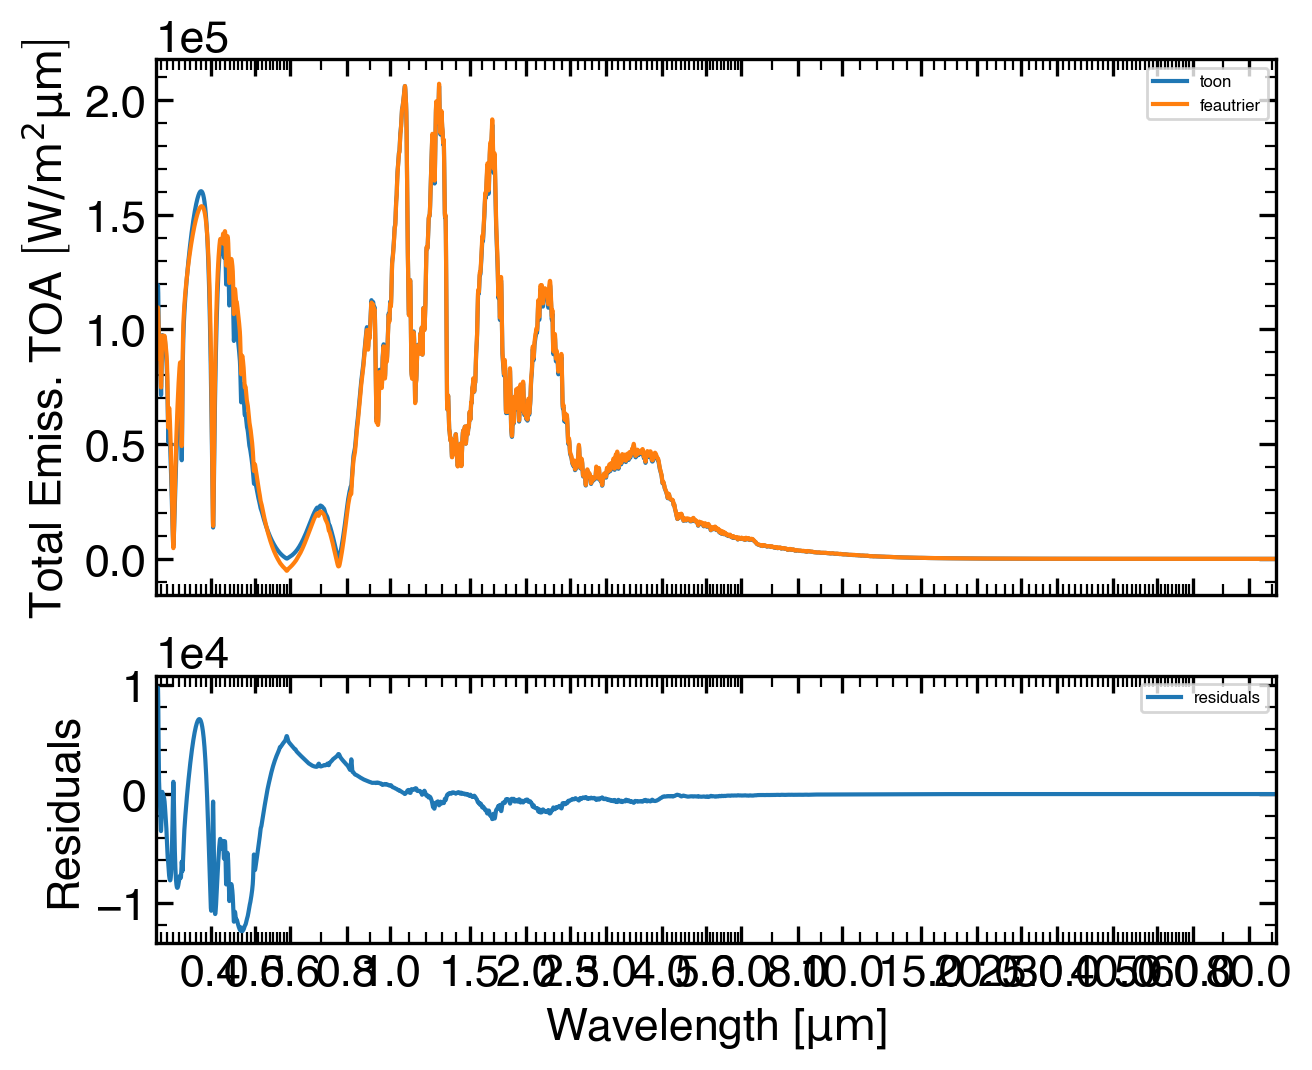

Generate this figure with Python:
import numexpr as ne
import pdb
import scarlet
from scarlet import radutils as rad
from numba import jit, vectorize
import numpy as np
from matplotlib import pyplot as plt
from numpy import exp, zeros, where, sqrt, cumsum , pi, outer, sinh, cosh, min, dot, array,log, log10
import matplotlib.pyplot as plt
from auxbenneke.constants import unitfac, pi, day, Rearth, Mearth, Mjup, Rjup, sigmaSB, cLight, hPlanck, parsec, Rsun, au, G, kBoltz, uAtom,mbar, uAtom
from copy import deepcopy


if __name__ == "__main__":
    #atm = scarlet.loadAtm('/Users/justinlipper/Research/GitHub/scarlet_results/FwdRuns20240703_0.3_100.0_64_nLay60/HD_209458_b/HD_209458_b_Metallicity1_CtoO0.54_pQuench1e-99_TpNonGrayTradTint75.0f0.25A0.1_pCloud100000.0mbar.atm')
    atm = scarlet.loadAtm('/Users/justinlipper/Research/GitHub/scarlet_results/FwdRuns20240709_0.3_100.0_64_nLay60/HD_209458_b/HD_209458_b_Metallicity1_CtoO0.54_pQuench1e-99_TpNonGrayTradTint75.0f0.25A0.1_pCloud100000.0mbar.atm')
    #atm = scarlet.loadAtm('/Users/justinlipper/Research/GitHub/scarlet_results/FwdRuns20240307_0.3_100.0_64_nLay60/HD_209458_b/HD_209458_b_Metallicity75_CtoO0.54_pQuench1e-99_TpNonGrayTint75.0f0.25A0.1_pCloud100000.0mbar.atm')


def get_fluxes_toon(atm,IrradStar,extinctCoef,scatCoef,asym = 0,u0 = 0.5773502691896258, intTopLay=0,method_for_therm ='Hemispheric Mean', method_for_ref='Quadrature', hard_surface=False, surf_reflect=0, mid=False, ftau_cld=0, b_top_for_ref=0, ref=True, therm=True, delta_approx=True):
    nlev=atm.nLay # number of levels (60 in Scarlet)
    nlay=atm.nLay-1 # Number of layers (Interfaces between Levels)
    w0=scatCoef/extinctCoef # Single scattering albedo on each level
    w0=0.5*(w0[:nlev-1,:]+w0[1:nlev,:]) #Single scattering albedo interpolated for on each layer
    nWave=atm.nWave # size of wavelength grid (unit of wavelengths: um)
    
    T = atm.T # Temperature grid (units of temperatures: K)
    z = atm.z # altitude grid (units: m)
    
    u1=0.5
    
    dz   = -np.diff(z) # vertical thickness of each layer (units: m)

    #build grid of tau on each layer (Same code as in calcEmissionSpectrum)
    dtau = 0.5*(extinctCoef[:nlev-1,:]+extinctCoef[1:nlev,:]) * np.outer(dz,np.ones(atm.nWave, dtype=atm.numerical_precision)) # 
    #if (np.array_equal(dtau,dtau2)):
        #print "Success!"
        #alternatively just type this into python console
        
    # Build grid of cumulative sums of tau from TOA to ground/cloud, starting at 0 (Same code as in calcEmissionSpectrum)
    tau=np.vstack([np.zeros(atm.nWave, dtype=atm.numerical_precision),np.cumsum(dtau,axis=0)])
    # Ensure taugrid > 0 (Same code as in calcEmissionSpectrum)
    tau*=(1+(np.arange(1,(nlev+1))[:,np.newaxis])*np.ones([1,atm.nWave], dtype=atm.numerical_precision)*1e-10)+(np.arange(1,(nlev+1))[:,np.newaxis]*np.ones([1,atm.nWave], dtype=atm.numerical_precision)*1e-99)
    
    if therm==True: # calculates upwards and downwards fluxes on each layer (adapted from Picasso)
        bb_all=np.zeros((nlev,atm.nWave))
        for i in range(nlev):
            bb_all[i]=rad.PlanckFct(atm.T[i],atm.wave,InputUnit='um',OutputUnit='W/(m**2*um)',RadianceOrFlux='rad') #Planck Function calculated on each level in units of W/(m**2*um)
    
        b0 = bb_all[0:-1,:] #Planck Function calculated at top of each layer
        b1 = (bb_all[1:,:] - b0) / dtau #Equation 26 Toon et Al.
    
        gam1=2.0-w0*(1.0+asym)  #Table 1 Toon et Al.
        gam2=w0*(1.0-asym) #Table 1 Toon et Al.
        gam3=0.5*(1.0-np.sqrt(3)*asym*u0) #Table 1 Toon et Al.
        gam4=1.0-gam3 #Table 1 Toon et Al.
    
        Lam=(gam1**2-gam2**2)**0.5 #Equation 21 Toon et Al.
        Gam=(gam1-Lam)/gam2 #Equation 22 Toon et Al.
    
        gamterm=1.0/(gam1+gam2) #part of Equation 27 Toon et Al.
    
        C_plus_up = 2*np.pi*u1*(b0 + b1* gamterm) #Equation 27 Toon et Al. #2 removed
        C_minus_up = 2*np.pi*u1*(b0 - b1* gamterm) #Equation 27 Toon et Al. #2 removed
    
        C_plus_down = 2*pi*u1*(b0 + b1 * dtau + b1 * gamterm) #Equation 27 Toon et Al. #2 removed
        C_minus_down = 2*pi*u1*(b0 + b1 * dtau - b1 * gamterm) #Equation 27 Toon et Al. #2 removed
    
        #calculate exponential terms needed for the tridiagonal rotated layered method
        exptrm = Lam*dtau
        #save from overflow 
        exptrm = slice_gt (exptrm, 35.0) 
    
        exptrm_positive = exp(exptrm) 
        exptrm_minus = 1.0/exptrm_positive

        #for flux heating calculations, the energy balance solver 
        #does not like a fixed zero at the TOA. 
        #to avoid a discontinuous kink at the last atmospher
        #layer we create this "fake" boundary condition
        #we imagine that the atmosphere continus up at an isothermal T and that 
        #there is optical depth from above the top to infinity 
        tau_top = dtau[0,:]*atm.p[0]/(atm.p[1]-atm.p[0]) #tried this.. no luck*exp(-1)# #tautop=dtau[0]*np.exp(-1)
        #print(list(tau_top))
        #tau_top = 26.75*plevel[0]/(plevel[1]-plevel[0]) 
        b_top = (1.0 - exp(-tau_top / u1 )) * bb_all[0,:] * np.pi #  Btop=(1.-np.exp(-tautop/ubari))*B[0]
    
        if hard_surface:
            b_surface = bb_all[-1,:]*pi #for terrestrial, hard surface  
        else: 
            b_surface= (bb_all[-1,:] + b1[-1,:]*u1)*pi #(for non terrestrial)
        
        A, B, C, D = setup_tri_diag(nlay,atm.nWave,  C_plus_up, C_minus_up, 
                                C_plus_down, C_minus_down, b_top, b_surface, surf_reflect,
                                 Gam, dtau, 
                                exptrm_positive,  exptrm_minus) 
    
    
        positive = zeros((nlay, atm.nWave))
        negative = zeros((nlay, atm.nWave))

        #========================= Start loop over wavelength =========================
        L = 2*nlay
        for w in range(atm.nWave):
            #coefficient of posive and negative exponential terms 
            X = tri_diag_solve(L, A[:,w], B[:,w], C[:,w], D[:,w])
            #unmix the coefficients
            positive[:,w] = X[::2] + X[1::2] 
            negative[:,w] = X[::2] - X[1::2]
    
    
    
        #if you stop here this is regular ole 2 stream
        f_up = (positive * exptrm_positive + Gam * negative * exptrm_minus + C_plus_up)

        #calculate everyting from Table 3 toon
        #from here forward is source function technique in toon
        G = (1/u1 - Lam)*positive     
        H = Gam*(Lam + 1/u1)*negative 
        J = Gam*(Lam + 1/u1)*positive 
        K = (1/u1 - Lam)*negative     
        alpha1 = 2*pi*(b0+b1*(gamterm - u1))
        alpha2 = 2*pi*b1
        sigma1 = 2*pi*(b0-b1*(gamterm - u1))
        sigma2 = 2*pi*b1

        flux_minus_all = zeros((nlev,atm.nWave))
        flux_plus_all = zeros((nlev,nWave))
        if mid==True:
            flux_minus_mdpt_all = zeros((nlev,nWave))
            flux_plus_mdpt_all = zeros((nlev,nWave))
    
            exptrm_positive_mdpt = exp(0.5*exptrm) 
            exptrm_minus_mdpt = 1/exptrm_positive_mdpt 

        #================ START CRAZE LOOP OVER ANGLE #================
        flux_at_top_all = zeros((atm.nWave))
        flux_down_all = zeros((atm.nWave))

    
        ulist=np.array([0.09853,0.30453,0.56202,0.80198,0.96019])
        gaussweights=np.array([0.015747,0.073908,0.146386,0.167174,0.096781])
        
        for g in range(len(ulist)):
        
            flux_at_top = zeros((atm.nWave))
            flux_down = zeros((atm.nWave))
            
            flux_minus = zeros((nlev,atm.nWave))
            flux_plus = zeros((nlev,nWave))
            if mid==True:
                flux_minus_mdpt = zeros((nlev,nWave))
                flux_plus_mdpt = zeros((nlev,nWave))
            
            iubar = ulist[g]
            weight=gaussweights[g]

            if hard_surface:
                flux_plus[-1,:] = bb_all[-1,:] *2*pi # terrestrial flux /pi = intensity #2 removed
            else:
                flux_plus[-1,:] = ( bb_all[-1,:] + b1[-1,:] * iubar)*2*pi#no hard surface #2 removed     
                
            flux_minus[0,:] = (1 - exp(-tau_top / iubar)) * bb_all[0,:] *2*pi  #2 removed
            
            exptrm_angle = exp( - dtau / iubar)
            if mid==True:
                exptrm_angle_mdpt = exp( -0.5 * dtau / iubar) 

            for itop in range(nlay):

                #Equation 56 in Toon et Al.
                flux_minus[itop+1,:]=(flux_minus[itop,:]*exptrm_angle[itop,:]+
                                        (J[itop,:]/(Lam[itop,:]*iubar+1.0))*(exptrm_positive[itop,:]-exptrm_angle[itop,:])+
                                        (K[itop,:]/(Lam[itop,:]*iubar-1.0))*(exptrm_angle[itop,:]-exptrm_minus[itop,:])+
                                        sigma1[itop,:]*(1.-exptrm_angle[itop,:])+
                                        sigma2[itop,:]*(iubar*exptrm_angle[itop,:]+dtau[itop,:]-iubar) )

                #Equation 56 in Toon et Al.
                if mid==True:
                    flux_minus_mdpt[itop,:]=(flux_minus[itop,:]*exptrm_angle_mdpt[itop,:]+
                                        (J[itop,:]/(Lam[itop,:]*iubar+1.0))*(exptrm_positive_mdpt[itop,:]-exptrm_angle_mdpt[itop,:])+
                                        (K[itop,:]/(-Lam[itop,:]*iubar+1.0))*(exptrm_minus_mdpt[itop,:]-exptrm_angle_mdpt[itop,:])+
                                        sigma1[itop,:]*(1.-exptrm_angle_mdpt[itop,:])+
                                        sigma2[itop,:]*(iubar*exptrm_angle_mdpt[itop,:]+0.5*dtau[itop,:]-iubar))

                ibot=nlay-1-itop

                #Equation 55 in Toon et Al.
                flux_plus[ibot,:]=(flux_plus[ibot+1,:]*exptrm_angle[ibot,:]+
                                    (G[ibot,:]/(Lam[ibot,:]*iubar-1.0))*(exptrm_positive[ibot,:]*exptrm_angle[ibot,:]-1.0)+
                                    (H[ibot,:]/(Lam[ibot,:]*iubar+1.0))*(1.0-exptrm_minus[ibot,:] * exptrm_angle[ibot,:])+
                                    alpha1[ibot,:]*(1.-exptrm_angle[ibot,:])+
                                    alpha2[ibot,:]*(iubar-(dtau[ibot,:]+iubar)*exptrm_angle[ibot,:]) )

                #Equation 55 in Toon et Al.
                if mid==True:
                    flux_plus_mdpt[ibot,:]=(flux_plus[ibot+1,:]*exptrm_angle_mdpt[ibot,:]+
                                        (G[ibot,:]/(Lam[ibot,:]*iubar-1.0))*(exptrm_positive[ibot,:]*exptrm_angle_mdpt[ibot,:]-exptrm_positive_mdpt[ibot,:])-
                                        (H[ibot,:]/(Lam[ibot,:]*iubar+1.0))*(exptrm_minus[ibot,:]*exptrm_angle_mdpt[ibot,:]-exptrm_minus_mdpt[ibot,:])+
                                        alpha1[ibot,:]*(1.-exptrm_angle_mdpt[ibot,:])+
                                        alpha2[ibot,:]*(iubar+0.5*dtau[ibot,:]-(dtau[ibot,:]+iubar)*exptrm_angle_mdpt[ibot,:])  )


                if mid==True:
                    #Upwards flux at top of atmosphere
                    flux_at_top[:] = flux_plus_mdpt[0,:] #nlevel by nwno 
                
            flux_minus_all+=flux_minus*weight            
            flux_plus_all+=flux_plus*weight
            
            if mid==True:
                flux_minus_mdpt_all+=flux_minus_mdpt*weight          
                flux_plus_mdpt_all+=flux_plus_mdpt*weight
                flux_at_top_all+=flux_at_top*weight
            
        
   
        if mid==False:
            #thermal_component = flux_plus_mdpt_all,flux_minus_mdpt_all
            thermal_component = flux_plus_all,flux_minus_all
        else:
            thermal_component = (flux_plus_all, flux_minus_all), (flux_plus_mdpt_all,flux_minus_mdpt_all)
        
    if ref==True:
    
        delta_approx = True
        if delta_approx == True :
            dtau=dtau*(1.-w0*asym**2)
            tau[0]=tau[0]*(1.-w0[0]*asym**2)
            for i in range(nlay):
                tau[i+1]=tau[i]+dtau[i]
        
        ##### --SM-- need to correct the tau arrays first and the w0 and cosb arrays later
            w0=w0*((1.-asym**2)/(1.-w0*(asym**2)))
            asym=asym/(1.+asym)
        
        
        flux_minus_all = zeros((nlev,atm.nWave))
        flux_plus_all = zeros((nlev,nWave))
        if mid==True:
            flux_minus_mdpt_all = zeros((nlev,nWave))
            flux_plus_mdpt_all = zeros((nlev,nWave))        
        
        gaussweights=np.array([0.015747,0.073908,0.146386,0.167174,0.096781])
        ulist=np.array([0.99513358,0.95250091,0.82712012,0.59734205,0.27934726])
        
        #gaussweights=np.array([0.5])
        #ulist=np.array([0.5773502691896258])
        
        for g in range(len(ulist)):
        
            u0 = ulist[g]
            weight=gaussweights[g]    
        
            if method_for_ref == 'Eddington': #Eddington Method
                gam1  = (7-w0*(4+3*ftau_cld*asym))/4 #(sq3*0.5)*(2. - w0*(1.+cosb)) #Table 1 Toon et Al. 
                gam2  = -(1-w0*(4-3*ftau_cld*asym))/4 #(sq3*w0*0.5)*(1.-cosb)       #Table 1 Toon et Al.
                gam3  = (2-3*ftau_cld*asym*u0)/4 #Table 1 Toon et Al.
            elif method_for_ref == 'Quadrature':#quadrature
                gam1  = (sqrt(3)*0.5)*(2. - w0*(1.+ftau_cld*asym)) #Table 1 Toon et Al.
                gam2  = (sqrt(3)*w0*0.5)*(1.-ftau_cld*asym)        #Table 1 Toon et Al.
                gam3  = 0.5*(1.-sqrt(3)*ftau_cld*asym*u0) #Table 1 Toon et Al.
        
            gam4 = 1.0 - gam3 #Table 1 Toon et Al.
        
            Lam=(gam1**2-gam2**2)**0.5 #Equation 21 Toon et Al.
            Gam=(gam1-Lam)/gam2 #Equation 22 Toon et Al.
    
            denominator=Lam**2-1.0/u0**2
    
            C_plus_up= IrradStar*w0* (gam3*(gam1 - 1.0/u0) +gam2*gam4 ) / denominator * np.exp(-(tau[:-1])/u0) #Equation 23 Toon et Al.  
            C_minus_up=IrradStar*w0* (gam4*(gam1 + 1.0/u0) +gam2*gam3 ) / denominator * np.exp(-(tau[:-1])/u0) #Equation 24 Toon et Al.
   
            C_plus_down=IrradStar*w0* (gam3*(gam1 - 1.0/u0) +gam2*gam4 ) / denominator *np.exp(-(tau[1:])/u0) #Equation 23 Toon et Al.  
            C_minus_down=IrradStar*w0* (gam4*(gam1 + 1.0/u0) +gam2*gam3 ) / denominator *np.exp(-(tau[1:])/u0) #Equation 24 Toon et Al.
    
            #taus at the midpoint
            taumid=tau[:-1]+0.5*dtau
            x = exp(-taumid/u0)
    
            C_plus_mid=IrradStar*w0* (gam3*(gam1 - 1.0/u0) +gam2*gam4 ) / denominator * np.exp(-taumid/u0) #Equation 23 Toon et Al.  
            C_minus_mid=IrradStar*w0* (gam4*(gam1 + 1.0/u0) +gam2*gam3 ) / denominator * np.exp(-taumid/u0) #Equation 24 Toon et Al.
    
    
            #calculate exponential terms needed for the tridiagonal rotated layered method
            exptrm = Lam*dtau
            #save from overflow 
            exptrm = slice_gt (exptrm, 35.0) 

            exptrm_positive = exp(exptrm) #EP
            exptrm_minus = 1.0/exptrm_positive#EM

            #boundary conditions 
            b_top = b_top_for_ref                                      

            b_surface = 0. + surf_reflect*u0*IrradStar*exp(-tau[-1, :]/u0)  #Toon et Al. Equation 37 

            #Now we need the terms for the tridiagonal rotated layered method
            #if tridiagonal==0:
            A, B, C, D = setup_tri_diag(nlay,nWave,  C_plus_up, C_minus_up, 
                                    C_plus_down, C_minus_down, b_top, b_surface, surf_reflect,
                                    Gam, dtau, 
                                    exptrm_positive,  exptrm_minus)    

            positive = zeros((nlay, atm.nWave))
            negative = zeros((nlay, atm.nWave))
            #========================= Start loop over wavelength =========================
            L = 2*nlay
            for w in range(nWave):
                #coefficient of posive and negative exponential terms 
                X = tri_diag_solve(L, A[:,w], B[:,w], C[:,w], D[:,w])
                #unmix the coefficients
                positive[:,w] = X[::2] + X[1::2] #Equation 29 Toon et Al.
                negative[:,w] = X[::2] - X[1::2] #Equation 30 Toon et Al.


            #========================= Get fluxes if needed for climate =========================

            flux_minus=np.zeros(shape=(nlev,nWave))
            flux_plus=np.zeros(shape=(nlev,nWave))
                
            if mid==True:
                flux_minus_midpt = np.zeros(shape=(nlev,nWave))
                flux_plus_midpt = np.zeros(shape=(nlev,nWave))
            #use expression for bottom flux to get the flux_plus and flux_minus at last
            #bottom layer
            flux_minus[:-1, :]  = positive*Gam + negative + C_minus_up #Equation 32 Toon et Al.
            flux_plus[:-1, :]  = positive + Gam*negative + C_plus_up #Equation 31 Toon et Al.
                
            flux_zero_minus  = Gam[-1,:]*positive[-1,:]*exptrm_positive[-1,:] + negative[-1,:]*exptrm_minus[-1,:] + C_minus_down[-1,:] #Equation 32 Toon et Al.
            flux_zero_plus  = positive[-1,:]*exptrm_positive[-1,:] + Gam[-1,:]*negative[-1,:]*exptrm_minus[-1,:] + C_plus_down[-1,:] #Equation 31 Toon et Al.
                
            flux_minus[-1, :], flux_plus[-1, :] = flux_zero_minus, flux_zero_plus 
                
            #add in direct flux term to the downwelling radiation, liou 182
            flux_minus = flux_minus + u0*IrradStar*exp(-tau/u0)

            if mid==True:
                #now get midpoint values 
                exptrm_positive_midpt = exp(0.5*exptrm) #EP
                exptrm_minus_midpt = 1.0/exptrm_positive_midpt#EM
                
                #fluxes at the midpoints 
                flux_minus_midpt[:-1,:]= Gam*positive*exptrm_positive_midpt + negative*exptrm_minus_midpt + C_minus_mid #Equation 32 Toon et Al.
                flux_plus_midpt[:-1,:]= positive*exptrm_positive_midpt + Gam*negative*exptrm_minus_midpt + C_plus_mid #Equation 31 Toon et Al.
                #add in midpoint downwelling radiation
                flux_minus_midpt[:-1,:] = flux_minus_midpt[:-1,:] + u0*IrradStar*exp(-taumid/u0)
    
                
            flux_minus_all+=flux_minus*weight           
            flux_plus_all+=flux_plus*weight 
            
            
            if mid==True:
                flux_minus_mdpt_all+=flux_minus_mdpt*weight          
                flux_plus_mdpt_all+=flux_plus_mdpt*weight
                flux_at_top_all+=flux_at_top*weight
                
        if mid==False:
            #reflected_component = flux_plus_midpt*0.5,flux_minus_midpt*0.5
            reflected_component = flux_plus_all,flux_minus_all
        else:
            reflected_component = (flux_plus_midpt_all,flux_minus_midpt_all), (flux_plus_all, flux_minus_all)
    
    
    if (therm==True and ref==True):
        if mid==False:
            return thermal_component[0]+reflected_component[0],thermal_component[1]+reflected_component[1]
        else:
            return (thermal_component[0][0]+reflected_component[0][0],thermal_component[0][1]+reflected_component[0][1]),(thermal_component[1][0]+reflected_component[1][0],thermal_component[1][1]+reflected_component[1][1])
    elif therm==True:
        return thermal_component
    elif ref==True:
        return reflected_component
    else:
        print('aa')

@jit(nopython=True, cache=True)
def slice_gt(array, lim): # prevents overflow for large exponents
    """Funciton to replace values with upper or lower limit
    """
    for i in range(array.shape[0]):
        new = array[i,:] 
        new[where(new>lim)] = lim
        array[i,:] = new     
    return array
    
@jit(nopython=True, cache=True)
def setup_tri_diag(nlayer,nwno ,c_plus_up, c_minus_up, 
    c_plus_down, c_minus_down, b_top, b_surface, surf_reflect,
    gama, dtau, exptrm_positive,  exptrm_minus):
    """
    Before we can solve the tridiagonal matrix (See Toon+1989) section
    "SOLUTION OF THE TwO-STREAM EQUATIONS FOR MULTIPLE LAYERS", we 
    need to set up the coefficients. 
    Parameters
    ----------
    nlayer : int 
        number of layers in the model 
    nwno : int 
        number of wavelength points
    c_plus_up : array 
        c-plus evaluated at the top of the atmosphere 
    c_minus_up : array 
        c_minus evaluated at the top of the atmosphere 
    c_plus_down : array 
        c_plus evaluated at the bottom of the atmosphere 
    c_minus_down : array 
        c_minus evaluated at the bottom of the atmosphere 
    b_top : array 
        The diffuse radiation into the model at the top of the atmosphere
    b_surface : array
        The diffuse radiation into the model at the bottom. Includes emission, reflection 
        of the unattenuated portion of the direct beam  
    surf_reflect : array 
        Surface reflectivity 
    g1 : array 
        table 1 toon et al 1989
    g2 : array 
        table 1 toon et al 1989
    g3 : array 
        table 1 toon et al 1989
    lamba : array 
        Eqn 21 toon et al 1989 
    gama : array 
        Eqn 22 toon et al 1989
    dtau : array 
        Opacity per layer
    exptrm_positive : array 
        Eqn 44, expoential terms needed for tridiagonal rotated layered, clipped at 35 
    exptrm_minus : array 
        Eqn 44, expoential terms needed for tridiagonal rotated layered, clipped at 35 
    Returns
    -------
    array 
        coefficient of the positive exponential term 
    
    """
    L = 2 * nlayer

    e1 = exptrm_positive + gama*exptrm_minus #Equation 44 Toon et Al.
    e2 = exptrm_positive - gama*exptrm_minus #Equation 44 Toon et Al.
    e3 = gama*exptrm_positive + exptrm_minus #Equation 44 Toon et Al.
    e4 = gama*exptrm_positive - exptrm_minus #Equation 44 Toon et Al.


    #now build terms 
    A = zeros((L,nwno)) 
    B = zeros((L,nwno )) 
    C = zeros((L,nwno )) 
    D = zeros((L,nwno )) 

    A[0,:] = 0.0 #Equation 41 Toon et Al.
    B[0,:] = gama[0,:] + 1.0 #Equation 41 Toon et Al
    C[0,:] = gama[0,:] - 1.0 #Equation 41 Toon et Al
    D[0,:] = b_top - c_minus_up[0,:] #Equation 41 Toon et Al

    #even terms, not including the last !CMM1 = UP
    A[1::2,:][:-1] = (e1[:-1,:]+e3[:-1,:]) * (gama[1:,:]-1.0) #always good #Equation 42 Toon et Al
    B[1::2,:][:-1] = (e2[:-1,:]+e4[:-1,:]) * (gama[1:,:]-1.0) #Equation 41 Toon et Al
    C[1::2,:][:-1] = 2.0 * (1.0-gama[1:,:]**2)          #always good #Equation 41 Toon et Al
    D[1::2,:][:-1] =((gama[1:,:]-1.0)*(c_plus_up[1:,:] - c_plus_down[:-1,:]) + 
                            (1.0-gama[1:,:])*(c_minus_down[:-1,:] - c_minus_up[1:,:])) #Equation 41 Toon et Al
    #import pickle as pk
    #pk.dump({'GAMA_1':(gama[1:,:]-1.0), 'CPM1':c_plus_up[1:,:] , 'CP':c_plus_down[:-1,:], '1_GAMA':(1.0-gama[1:,:]), 
    #   'CM':c_minus_down[:-1,:],'CMM1':c_minus_up[1:,:],'Deven':D[1::2,:][:-1]}, open('../testing_notebooks/GFLUX_even_D_terms.pk','wb'))
    
    #odd terms, not including the first 
    A[::2,:][1:] = 2.0*(1.0-gama[:-1,:]**2) #Equation 41 Toon et Al
    B[::2,:][1:] = (e1[:-1,:]-e3[:-1,:]) * (gama[1:,:]+1.0) #Equation 41 Toon et Al
    C[::2,:][1:] = (e1[:-1,:]+e3[:-1,:]) * (gama[1:,:]-1.0) #Equation 41 Toon et Al
    D[::2,:][1:] = (e3[:-1,:]*(c_plus_up[1:,:] - c_plus_down[:-1,:]) + 
                            e1[:-1,:]*(c_minus_down[:-1,:] - c_minus_up[1:,:])) #Equation 41 Toon et Al

    #last term [L-1]
    A[-1,:] = e1[-1,:]-surf_reflect*e3[-1,:] #Equation 43 Toon et Al.
    B[-1,:] = e2[-1,:]-surf_reflect*e4[-1,:] #Equation 43 Toon et Al.
    C[-1,:] = 0.0 #Equation 43 Toon et Al.
    D[-1,:] = b_surface-c_plus_down[-1,:] + surf_reflect*c_minus_down[-1,:] #Equation 43 Toon et Al.

    return A, B, C, D
    
@jit(nopython=True, cache=True)
def tri_diag_solve(l, a, b, c, d):
    """
    Tridiagonal Matrix Algorithm solver, a b c d can be NumPy array type or Python list type.
    refer to this wiki_ and to this explanation_. 
    
    .. _wiki: http://en.wikipedia.org/wiki/Tridiagonal_matrix_algorithm
    .. _explanation: http://www.cfd-online.com/Wiki/Tridiagonal_matrix_algorithm_-_TDMA_(Thomas_algorithm)
    
    A, B, C and D refer to: 
    .. math:: A(I)*X(I-1) + B(I)*X(I) + C(I)*X(I+1) = D(I)
    This solver returns X. 
    Parameters
    ----------
    A : array or list 
    B : array or list 
    C : array or list 
    C : array or list 
    Returns
    -------
    array 
        Solution, x 
    """
    AS, DS, CS, DS,XK = zeros(l), zeros(l), zeros(l), zeros(l), zeros(l) # copy arrays

    AS[-1] = a[-1]/b[-1] # Equation 45 Toon et Al.
    DS[-1] = d[-1]/b[-1] # Equation 45 Toon et Al.

    for i in range(l-2, -1, -1):
        x = 1.0 / (b[i] - c[i] * AS[i+1]) # Equation 46 Toon et Al.
        AS[i] = a[i] * x # Equation 46 Toon et Al.
        DS[i] = (d[i]-c[i] * DS[i+1]) * x # Equation 46 Toon et Al.
    XK[0] = DS[0] #Equation 47 Toon et Al.
    for i in range(1,l):
        XK[i] = DS[i] - AS[i] * XK[i-1] #Equation 47 Toon et Al.
    return XK    


extinctCoef=atm.opac['extinctCoef']
scatCoef=atm.opac['scatCoef']

#atm.sigmaAtm=atm.interpCrossSec(atm.T,iMol=None)

#B,J,K,H = atm.solveRTE(0.0*atm.T,atm.modelSetting,atm.params,atm.IrradStarEffIntensityPerHz)
#IdownPerHz = atm.IrradStarEffIntensityPerHz
#IupPerHz   = 4.0 * H[0,:] - IdownPerHz
#atm.albedoFeautrier = (IupPerHz*np.pi)/(IdownPerHz*np.pi)

Fupw, Fdwn=get_fluxes_toon(atm,atm.IrradStar,extinctCoef,scatCoef,therm=True,ref=True,asym=0.725)
#atm.albedoToon = Fupw[0,:] / atm.IrradStar

atm.totalFluxToon=Fupw[0]

fig,axs=plt.subplots(2,gridspec_kw={'height_ratios': [2,1]})

atm.plotSpectrum(ax=axs[0],spectype='totalFluxToon',resPower=200,label='toon')

atm.plotSpectrum(ax=axs[0],spectype='totalFluxFeautrier',resPower=200,label='feautrier')

axs[0].set_ylabel(r'Total Emiss. TOA $\left[\mathrm{W/m^{2}\mu m}\right]$')

totalFluxFeautrier0=deepcopy(atm.totalFluxFeautrier)

atm.totalFluxFeautrier=atm.totalFluxToon-atm.totalFluxFeautrier


for ax in axs:
    ax.label_outer()

atm.plotSpectrum(ax=axs[1],spectype='totalFluxFeautrier',resPower=200,label='residuals')

axs[1].set_ylabel('Residuals')
#plt.plot(atm.wave,atm.totalFluxFeautrier,label='feautrier')
#plt.xlabel('Wavelength (um)')
#plt.ylabel('Albedo')
#plt.xscale('log')
#plt.plot (atm.wave,Fupw[0],linestyle='dotted',label='toon',alpha=0.7)
#plt.xscale('log')
#plt.legend()
plt.savefig('compare_albedos.png')

#plt.clf()

#atm.totalFluxToon=get_fluxes_toon(atm,atm.IrradStar,extinctCoef,scatCoef,therm=False,ref=True,asym=0.5)[0][0]

#atm.totalFluxFeautrier=totalFluxFeautrier0-atm.thermalFeautrier

#atm.totalFluxDisort=atm.totalFluxToon/atm.totalFluxFeautrier

#atm.plotSpectrum(spectype='totalFluxDisort',resPower=200,label='ratio')
#plt.plot(atm.wave,atm.totalFluxToon/atm.totalFluxFeautrier,label='feautrier')
#plt.ylim(-10,10)
#plt.plot(atm.wave,atm.totalFluxToon,linestyle='dotted',label='toon',alpha=0.7)
#plt.xscale('log')
#plt.yscale('log')
#plt.legend()
#plt.plot(atm.wave,atm.totalFluxFeautrier)


#plt.savefig('compare_albedos_ratio.png')



